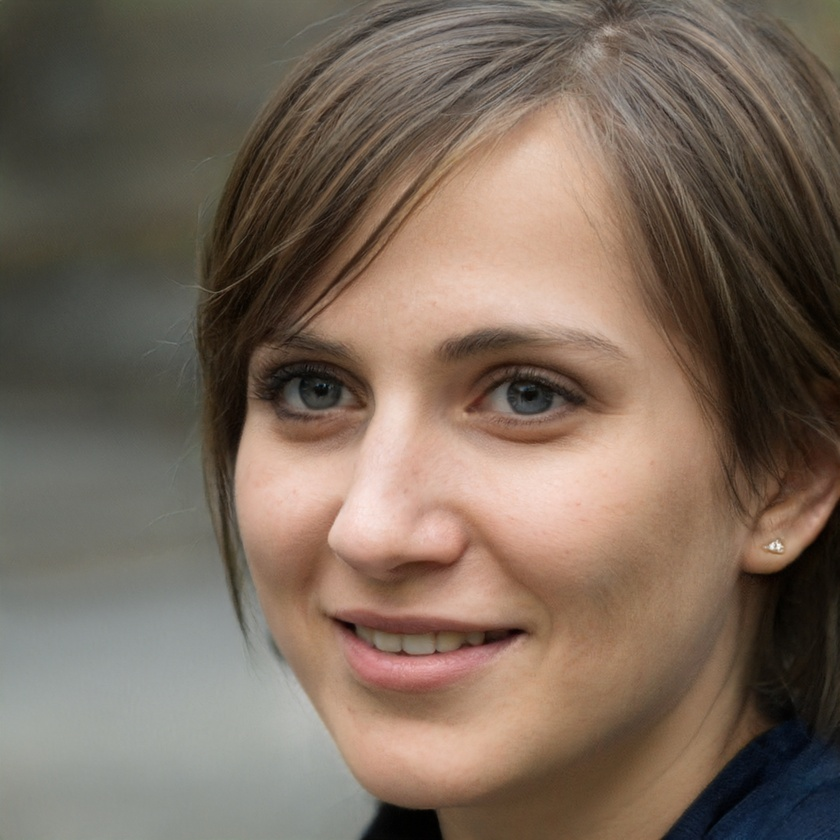
#> input picture Woman.jpg, 840 x 840 px, shrunk from 1024 x 1024 before the run
$ python face_detection.py
#> lines starting #> are read from the running program, lines starting #| are printed output that depends on the picture
import cv2
face_cascade = cv2.CascadeClassifier("haarcascade_frontalface_default.xml")

img =cv2.imread("Woman.jpg")
#> img is the input picture: shape (840, 840, 3); mean B, G, R 91.9, 105.6, 122.1
print(img)
#> (printed output is left out)

gray_img = cv2.cvtColor(img,cv2.COLOR_BGR2GRAY)
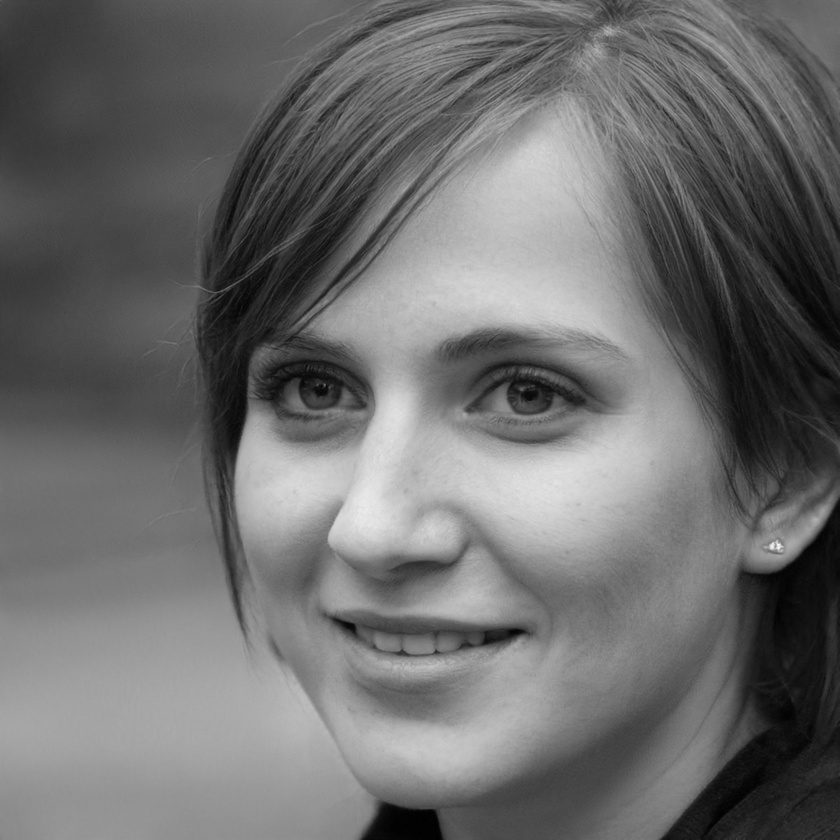
#> gray_img: shape (840, 840); min 0, max 246, mean 108.9

#> (the run stopped early here; a loop or call above may not have finished)
